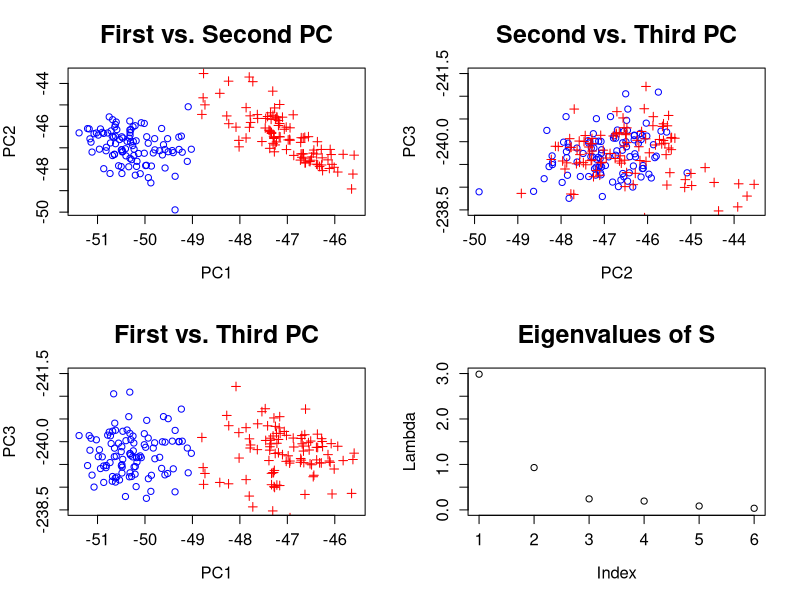

Reproduce this figure in R.

# clear all variables
rm(list = ls(all = TRUE))
graphics.off()

# load data
x = read.table("bank2.dat")
n = nrow(x)

e  = eigen((n - 1) * cov(x)/n)   # calculates eigenvalues and eigenvectors and sorts them by size
e1 = e$values
x  = as.matrix(x) %*% e$vectors  # data multiplied by eigenvectors

# plot of the first vs. second PC
par(mfrow = c(2, 2))
plot(x[, 1], x[, 2], pch = c(rep(1, 100), rep(3, 100)), col = c(rep("blue", 100), 
    rep("red", 100)), xlab = "PC1", ylab = "PC2", main = "First vs. Second PC", cex.lab = 1.2, 
    cex.axis = 1.2, cex.main = 1.8)

# plot of the second vs. third PC
plot(x[, 2], x[, 3], pch = c(rep(1, 100), rep(3, 100)), col = c(rep("blue", 100), 
    rep("red", 100)), ylim = c(-238.5, -241.5), xlab = "PC2", ylab = "PC3", main = "Second vs. Third PC", 
    cex.lab = 1.2, cex.axis = 1.2, cex.main = 1.8)

# plot of the first vs. third PC
plot(x[, 1], x[, 3], pch = c(rep(1, 100), rep(3, 100)), col = c(rep("blue", 100), 
    rep("red", 100)), ylim = c(-238.5, -241.5), xlab = "PC1", ylab = "PC3", main = "First vs. Third PC", 
    cex.lab = 1.2, cex.axis = 1.2, cex.main = 1.8)

# plot of the eigenvalues
plot(e1, ylim = c(0, 3), xlab = "Index", ylab = "Lambda", main = "Eigenvalues of S", 
    cex.lab = 1.2, cex.axis = 1.2, cex.main = 1.8) 
